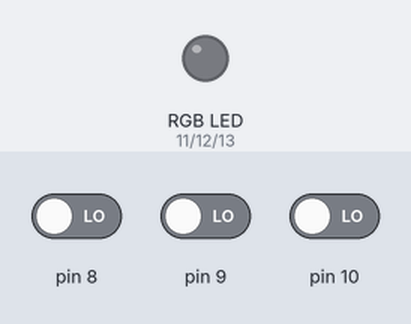
Bench run of a sketch on a simulated Arduino Uno, built with avr-gcc and run on an emulated ATmega328P. On the bench: an RGB LED mixed from three pins (HIGH = lit). The test bench sets the inputs (shaded band); at power-on: pin 8 LOW, pin 9 LOW, pin 10 LOW. Dim RGB values are drawn brighter than linear.

Above: at 1.2 s.
1.3 s: pin 8 driven HIGH
At 1.55 s:
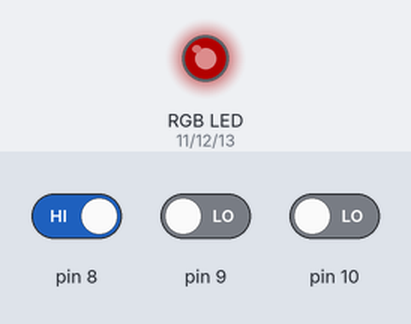
4.3 s: pin 9 driven HIGH
At 4.51 s:
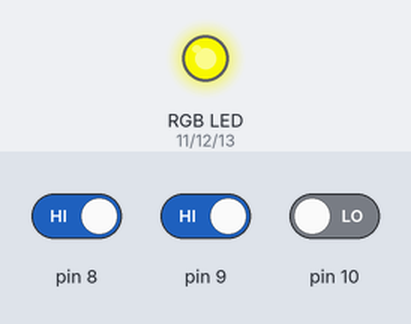
At 4.91 s:
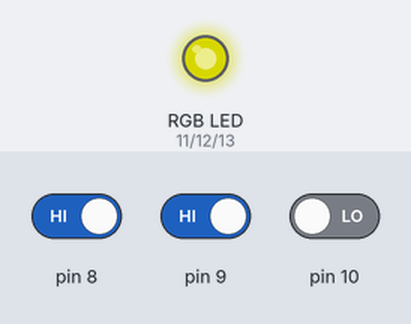
7.3 s: pin 10 driven HIGH
10.3 s: pin 8 driven LOW
13.3 s: pin 9 driven LOW
16.3 s: pin 8 driven HIGH
At 16.47 s:
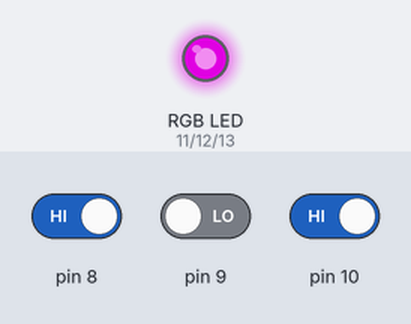
Timing chart, 0 to 29.9 s (numbered marks = the images above; inputs shaded):
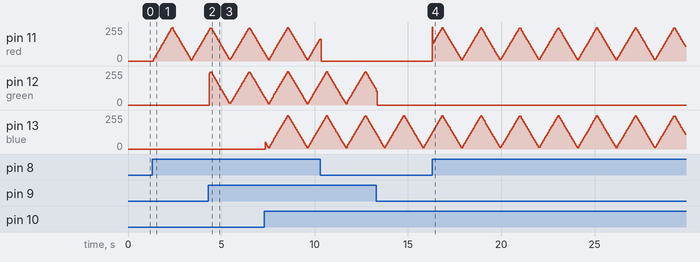

The sketch:

breath_L_EDMM.ino
```cpp
const byte red = 11;
const byte green = 12;
const byte blue = 13;
void colorLED(int,boolean,boolean,boolean);
void setup() {
  pinMode(red, OUTPUT);
  pinMode(green, OUTPUT);
  pinMode(blue, OUTPUT);
  pinMode(8, INPUT);
  pinMode(9, INPUT);
  pinMode(10, INPUT);
}//初始化工作
static int offTime,counter = 0;
void loop() {
    boolean a = digitalRead(8);
    boolean b = digitalRead(9);
    boolean c = digitalRead(10);
    while(a||b||c){

      if (offTime < 1000 && counter < 1000)
        offTime++;
      else if (counter >= 1000)offTime--;
      if (counter < 1999)counter++;
      else break;
      colorLED(offTime,digitalRead(8),digitalRead(9),digitalRead(10));
    }
    offTime=0;
    counter=0;
     digitalWrite(11,LOW);
     digitalWrite(12,LOW);
     digitalWrite(13,LOW);
}//Main Loop

void colorLED(int DLY,boolean r,boolean g,boolean b)
{
  digitalWrite(red, LOW);
  digitalWrite(green, LOW);
  digitalWrite(blue, LOW);
  delayMicroseconds(1000 - DLY);
  if(r)digitalWrite(red, HIGH);
  if(g)digitalWrite(green, HIGH);
  if(b)digitalWrite(blue, HIGH);
  delayMicroseconds(DLY);
}//LED script
```
